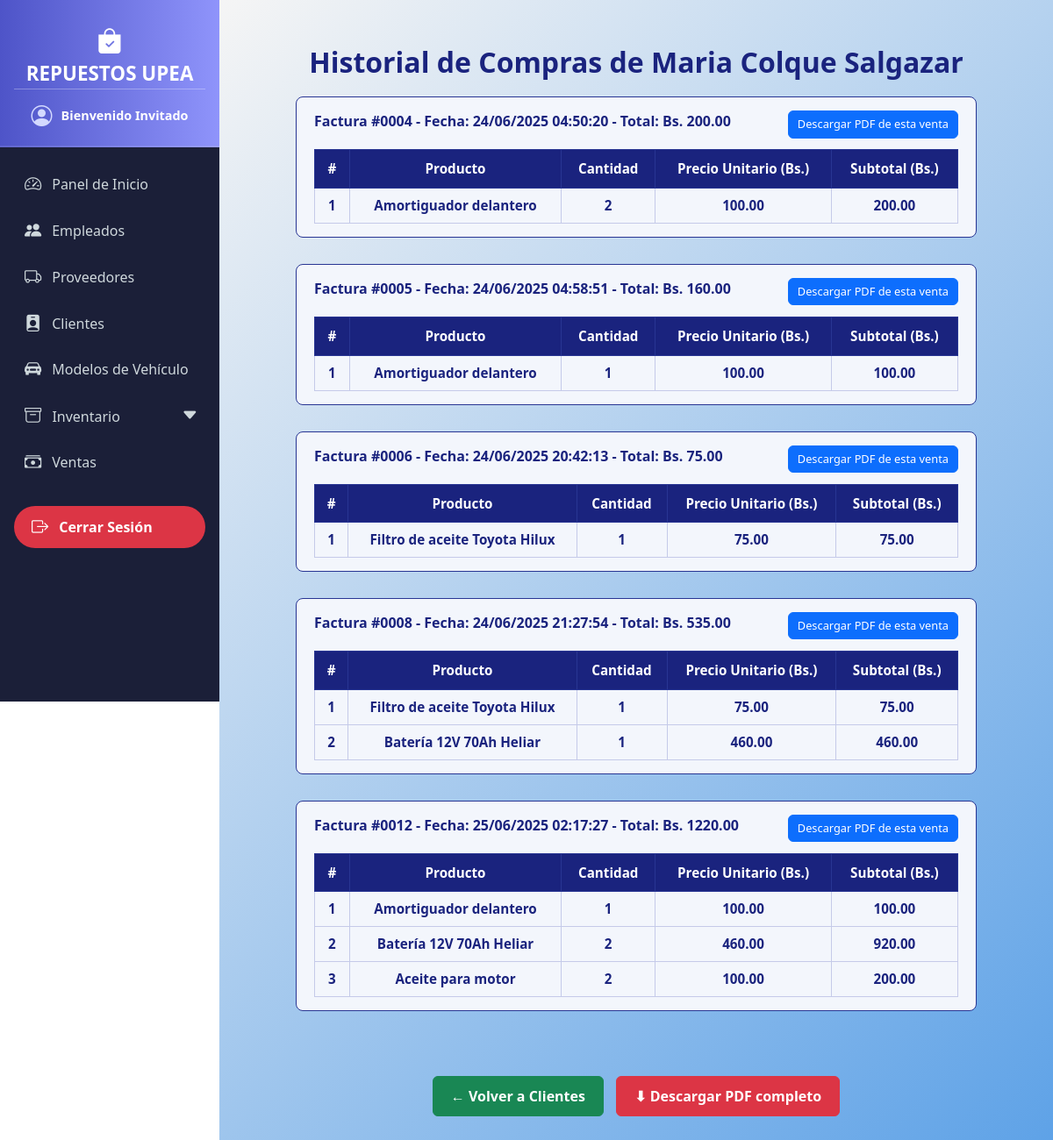
The app's page /clientes/2/historial, older data.
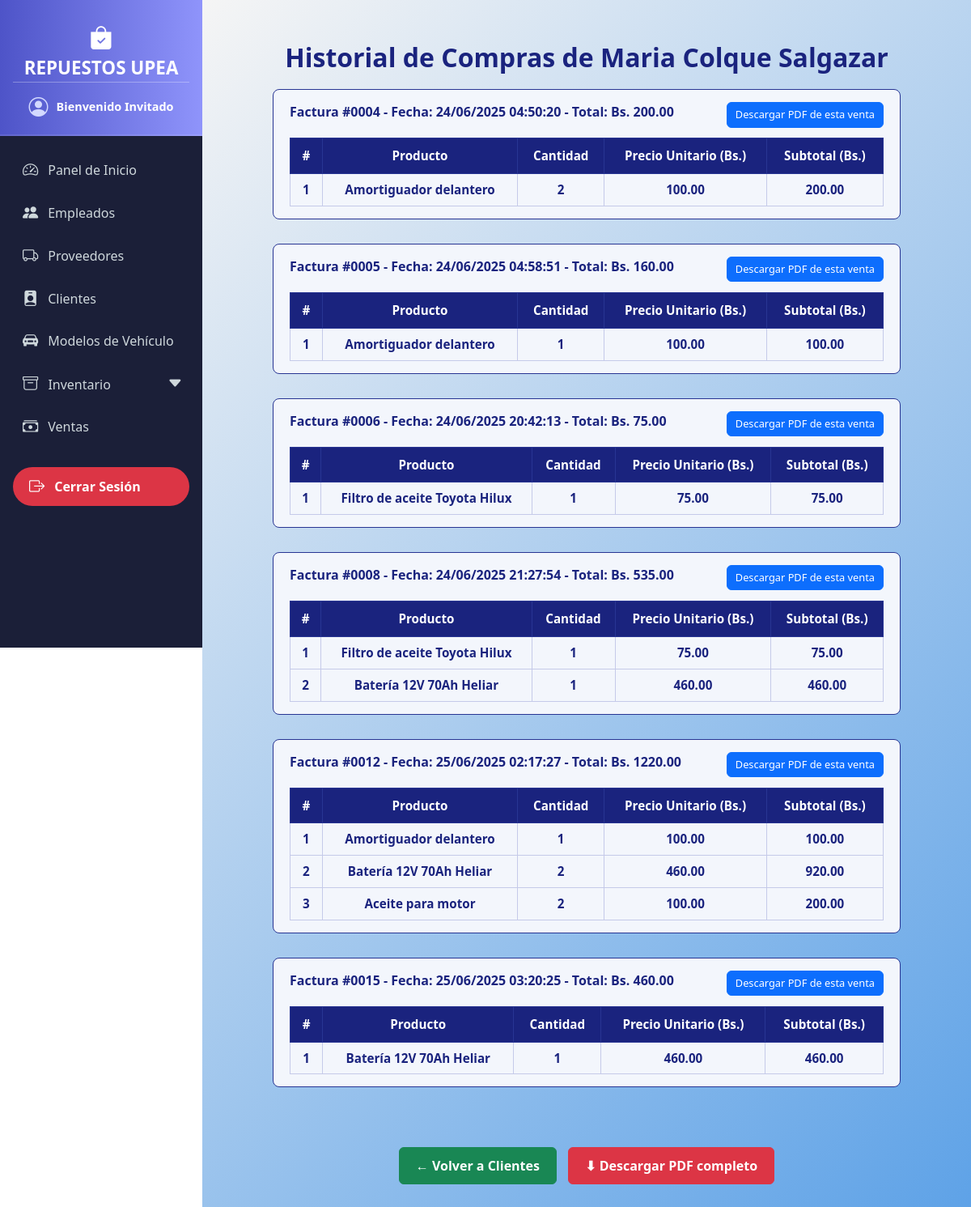
The same page, newer data.
### models/venta_model.py (models this page shows, shortened)
class Venta(db.Model):
    __tablename__ = "ventas"
    id = db.Column(db.Integer, primary_key=True)
    fecha = db.Column(db.DateTime, default=datetime.utcnow, nullable=False)
    cliente_id = db.Column(db.Integer, db.ForeignKey("clientes.id"))
    empleado_id = db.Column(db.Integer, db.ForeignKey("empleados.id"))
    metodo_pago = db.Column(db.String(50), nullable=False)
    modelo_vehiculo_id = db.Column(db.Integer, db.ForeignKey("modelos_vehiculos.id"), nullable=True)
    total = db.Column(db.Float, nullable=False)
    cliente = db.relationship("Cliente", back_populates="ventas")
    empleado = db.relationship("Empleado", back_populates="ventas")
    detalles = db.relationship("DetalleVenta", back_populates="venta", cascade="all, delete-orphan")
    modelo_vehiculo = db.relationship("ModeloVehiculo", back_populates="ventas")
    def delete(self):
        db.session.delete(self)
        db.session.commit()

### models/detalle_venta_model.py (models this page shows, shortened)
class DetalleVenta(db.Model):
    __tablename__ = "detalle_venta"
    id = db.Column(db.Integer, primary_key=True)
    venta_id = db.Column(db.Integer, db.ForeignKey("ventas.id"))
    producto_id = db.Column(db.Integer, db.ForeignKey("productos.id"))
    cantidad = db.Column(db.Integer, nullable=False)
    precio_unitario = db.Column(db.Float, nullable=False)
    subtotal = db.Column(db.Float, nullable=False)
    venta = db.relationship("Venta", back_populates="detalles")
    producto = db.relationship("Producto", back_populates="detalles_venta")

### models/producto_model.py (models this page shows, shortened)
class Producto(db.Model):
    __tablename__ = "productos"
    id = db.Column(db.Integer, primary_key=True)
    nombre = db.Column(db.String(100), nullable=False)
    descripcion = db.Column(db.String(255))
    precio = db.Column(db.Float, nullable=False)
    stock = db.Column(db.Integer, nullable=False)
    imagen = db.Column(db.String(255), nullable=True)
    categoria_id = db.Column(db.Integer, db.ForeignKey("categorias.id"))
    categoria = db.relationship("Categoria", back_populates="productos")
    proveedores = db.relationship("ProductoProveedor", back_populates="producto")
    detalles_venta = db.relationship("DetalleVenta", back_populates="producto")

### controllers/cliente_controller.py (the view)
@cliente_bp.route('/<int:id>/historial')
def historial(id):
    cliente = Cliente.get_by_id(id)
    if not cliente:
        abort(404)
    return render_template('clientes/historial.html', cliente=cliente)

### models/cliente_model.py (called while the page is built)
    @staticmethod
    def get_by_id(id):
        return Cliente.query.get(id)

### run.py (called while the page is built)
@app.context_processor
def inject_active_path():
    def is_active(path):
        return 'active' if request.path == path else ''
    return dict(is_active=is_active)

@app.context_processor
def inject_carrito_count():
    carrito = session.get('carrito', {})
    total = sum(item['cantidad'] for item in carrito.values()) if carrito else 0
    return dict(carrito_count=total)

### templates/clientes/historial.html (shortened to what this page needs)
{% extends 'base.html' %}
{% block content %}
<div class="container" id="contenidoPDF">
  <h1 id="tituloPDF">Historial de Compras de {{ cliente.nombre }}</h1>
  <div id="ventasContenedor">
    {% if cliente.ventas %}
      {% for venta in cliente.ventas %}
      <div class="venta-block" id="venta-{{ venta.id }}">
        <div class="venta-header">
          Factura #{{ '%04d' | format(venta.id) }} - Fecha: {{ venta.fecha.strftime('%d/%m/%Y %H:%M:%S') }} - Total: Bs. {{ '%.2f'|format(venta.total) }}
        </div>
        <button class="btn btn-primary btn-venta-pdf" onclick="descargarVentaPDF('{{ venta.id }}', this)">
          Descargar PDF de esta venta
        </button>
        <div class="table-wrapper">
          <table>
            <thead>
              <tr>
                <th>#</th>
                <th>Producto</th>
                <th>Cantidad</th>
                <th>Precio Unitario (Bs.)</th>
                <th>Subtotal (Bs.)</th>
              </tr>
            </thead>
            <tbody>
              {% for detalle in venta.detalles %}
              <tr>
                <td>{{ loop.index }}</td>
                <td>{{ detalle.producto.nombre }}</td>
                <td>{{ detalle.cantidad }}</td>
                <td>{{ '%.2f'|format(detalle.precio_unitario) }}</td>
                <td>{{ '%.2f'|format(detalle.subtotal) }}</td>
              </tr>
              {% endfor %}
            </tbody>
          </table>
        </div>
      </div>
      {% endfor %}
    {% else %}
      <p style="text-align:center; color:#1a237e; font-style: italic;">No hay historial de compras para este cliente.</p>
    {% endif %}
  </div>
</div>
<div class="no-print text-center mt-4" id="botonesAccion">
  <a href="{{ url_for('cliente.index') }}" class="btn btn-success" style="padding: 10px 20px; font-weight: 700;">
    ← Volver a Clientes
  </a>
  <button onclick="descargarPDF()" class="btn btn-danger" style="padding: 10px 20px; font-weight: 700; margin-left: 10px;">
    ⬇ Descargar PDF completo
  </button>
</div>
{% endblock %}

Row changes from the older to the newer data that the page shows:
added Venta: id "0015", fecha "25/06/2025 03:20:25", total "460.00"
added DetalleVenta: producto.nombre "Batería 12V 70Ah Heliar", cantidad "1", precio_unitario "460.00", subtotal "460.00", shown under "0015"
